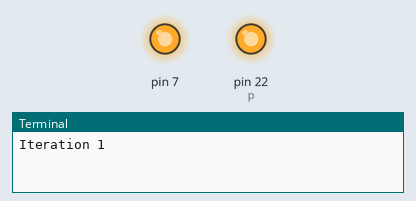
Recording of a program running on a simulated Raspberry Pi (header pin numbers). On the bench: output pins drawn as LEDs (lit = HIGH), the last lines printed to the terminal. At 80.0 s the program stops and its outputs stay as they are.

Above: at 0.1 s.
At 39.95 s:
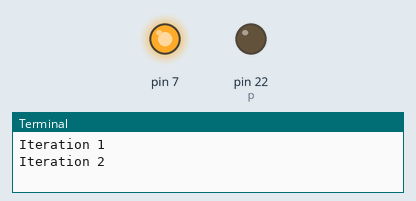
Timing chart, 0 to 40.0 s (numbered marks = the images above):
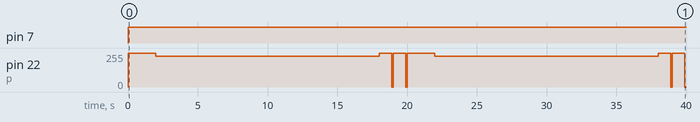

Measured:
- by itself, pin 7: LOW → HIGH at 0.00 s
- by itself, pin 22 (p): 0/255 → 255/255 at 0.00 s, → 230/255 2.0 s later, → 255/255 16.0 s later, → 0/255 0.90 s later, … (12 changes in this stretch)

The program:

testbuzzer2.py
```python
import RPi.GPIO as GPIO
import time

GPIO.setmode(GPIO.BOARD)
GPIO.setup(7, GPIO.OUT)
GPIO.setup(22, GPIO.OUT)

c = 261
d = 294
e = 329
f = 349
g = 392
a = 440
b = 493
C = 423
r = 1
p = GPIO.PWM(22, 100)
def Blink(numTimes, speed):
    for i in range(0,numTimes):
        print "Iteration " + str(i+1)
        GPIO.output(7, True)
        GPIO.output(22, True)
        time.sleep(speed) ## Wait
        p.start(100)             # start the PWM on 100  percent duty cycle
        p.ChangeDutyCycle(90)   # change the duty cycle to 90%
        p.ChangeFrequency(c)  # change the frequency to 261 Hz (floats also work)
        time.sleep(speed) ## Wait
        p.ChangeFrequency(d)  # change the frequency to 294 Hz (floats also work)
        time.sleep(speed) ## Wait
        p.ChangeFrequency(e)
        time.sleep(speed) ## Wait
        p.ChangeFrequency(f)
        time.sleep(speed) ## Wait
        p.ChangeFrequency(g)
        time.sleep(speed) ## Wait
        p.ChangeFrequency(a)
        time.sleep(speed) ## Wait
        p.ChangeFrequency(b)
        time.sleep(speed) ## Wait
        p.ChangeFrequency(C)
        time.sleep(speed) ## Wait
        p.ChangeFrequency(r)
        time.sleep(speed) ## Wait
        p.stop()                # stop the PWM output

    print "Done" ## When loop is complete, print "Done"
    GPIO.cleanup()

iterations = 4
speed = 2

Blink(int(iterations),float(speed))
```
